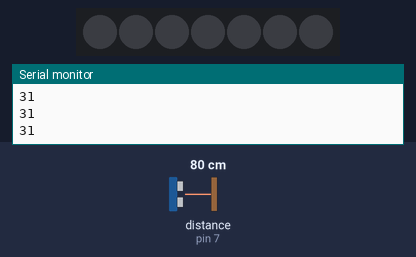
Simulated run of this sketch. Board: Arduino Uno, built with avr-gcc and run on an emulated ATmega328P. On the bench: 7 RGB LEDs in strip order, left to right, the last lines printed to the serial monitor. Wiring (inferred from the names in the program): ultrasonic range finder: trigger pin 8; echo pin 7. The inputs (shaded band) are chosen by the test bench; at power-on: distance to the obstacle (sensor on pin 7) 80 cm. The echo pulse lasts 58.3 µs per cm.

Above: at 1.2 s.
1.3 s: distance to the obstacle (sensor on pin 7) set to 2 cm
At 2.5 s:
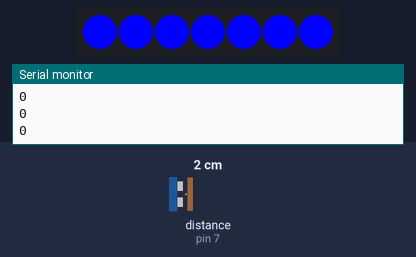
2.8 s: distance to the obstacle (sensor on pin 7) set to 60 cm
At 3.5 s:
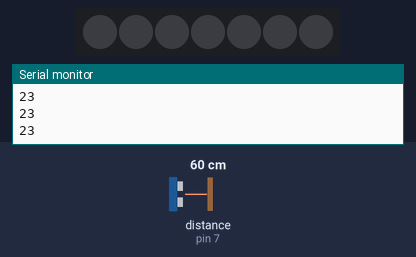
4.3 s: distance to the obstacle (sensor on pin 7) set to 4 cm
At 5.6 s:
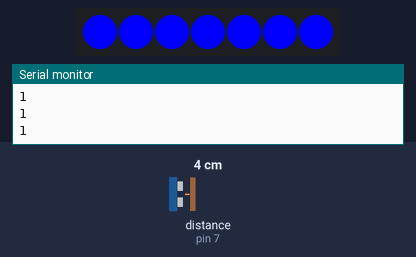
Timing chart, 0 to 7.3 s (numbered marks = the images above; inputs shaded):
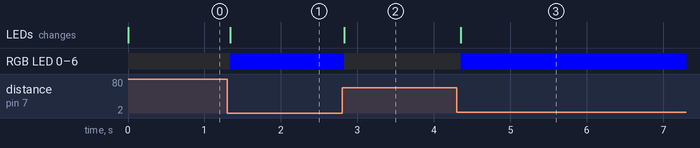

The sketch:

Distance.ino
```cpp
#include <FastLED.h>

//Setup the variables for the HC-SR04
const int trigPin = 8;
const int echoPin = 7;

//Setup the variables for the NeoPixel Strip
#define NUM_LEDS 7 // How many leds in your strip?
#define DATA_PIN 6 // What pin is the NeoPixel's data line connected to?
CRGB leds[NUM_LEDS]; // Define the array of leds

void setup() {
  // initialize serial communication:
  Serial.begin(9600);
  FastLED.addLeds<NEOPIXEL, DATA_PIN>(leds, NUM_LEDS);
}

void loop()
{
  // establish variables for duration of the ping,
  // and the distance result in inches and centimeters:
  long duration, inches, cm;

  // The sensor is triggered by a HIGH pulse of 10 or more microseconds.
  // Give a short LOW pulse beforehand to ensure a clean HIGH pulse:
  pinMode(trigPin, OUTPUT);
  digitalWrite(trigPin, LOW);
  delayMicroseconds(2);
  digitalWrite(trigPin, HIGH);
  delayMicroseconds(10);
  digitalWrite(trigPin, LOW);

  // Read the signal from the sensor: a HIGH pulse whose
  // duration is the time (in microseconds) from the sending
  // of the ping to the reception of its echo off of an object.
  pinMode(echoPin, INPUT);
  duration = pulseIn(echoPin, HIGH);

  // convert the time into a distance
  inches = microsecondsToInches(duration);
  cm = microsecondsToCentimeters(duration);

  Serial.print(inches);
//  Serial.print("in, ");
//  Serial.print(cm);
//  Serial.print("cm");
  Serial.println();

  if (inches < 21)  {
    fill_solid( &(leds[0]), NUM_LEDS /*number of leds*/, CRGB::Blue); //{whitestrobe(30);
    FastLED.show();
  }

  else {
    fill_solid( &(leds[0]), NUM_LEDS /*number of leds*/, CRGB::Black);
    FastLED.show();
  }

  delay(50);
}

long microsecondsToInches(long microseconds)
{
  // According to Parallax's datasheet for the PING))), there are
  // 73.746 microseconds per inch (i.e. sound travels at 1130 feet per
  // second).  This gives the distance travelled by the ping, outbound
  // and return, so we divide by 2 to get the distance of the obstacle.
  // See: http://www.parallax.com/dl/docs/prod/acc/28015-PING-v1.3.pdf
  return microseconds / 74 / 2;
}

long microsecondsToCentimeters(long microseconds)
{
  // The speed of sound is 340 m/s or 29 microseconds per centimeter.
  // The ping travels out and back, so to find the distance of the
  // object we take half of the distance travelled.
  return microseconds / 29 / 2;
}
```

Measured:
- after the input at 1.3 s, RGB LED 0–6: off → RGB(0, 0, 255) at once; the LEDs: change at once (image 1)
- after the input at 2.8 s, RGB LED 0–6: RGB(0, 0, 255) → off at once; the LEDs: change at once (image 2)
- after the input at 4.3 s, RGB LED 0–6: off → RGB(0, 0, 255) after 0.05 s; the LEDs: change after 0.05 s (image 3)
